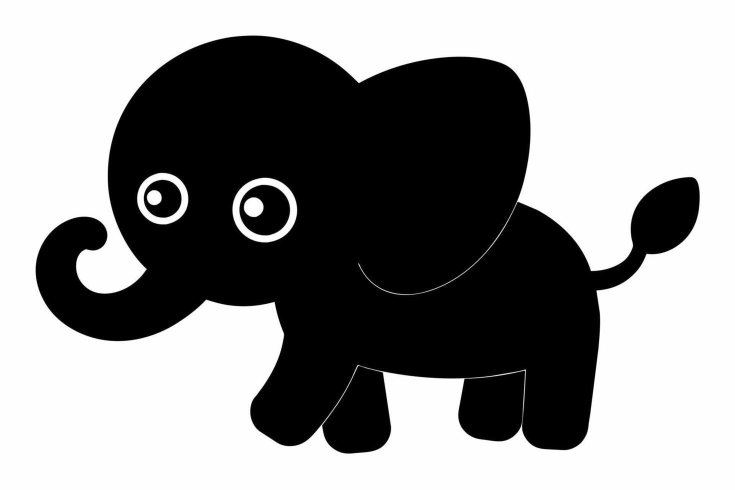
#> input picture data/elephant.jpg, 1470 x 980 px (shown at 1/2 size)
$ jupyter execute wasserstein_tests.ipynb
#> lines starting #> are read from the running program, lines starting #| are printed output that depends on the picture
[cell 1]
import numpy as np
from PIL import Image
from scipy.ndimage import gaussian_filter

# Charger et convertir l'image en niveaux de gris
img1 = Image.open('data/elephant.jpg').convert('L')
#> img1 is the input picture: PIL image 1470x980 L; min 0, max 255, mean 144.2
img2 = Image.open('data/dent.jpg').convert('L')
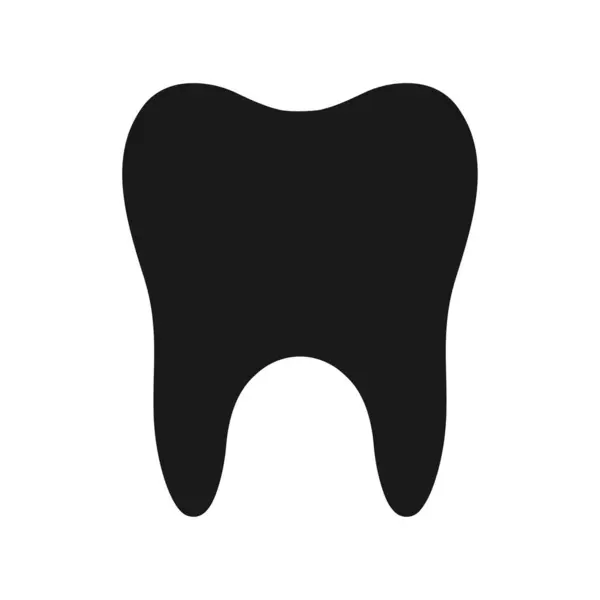
#> input picture data/dent.jpg, 600 x 600 px

# Définir une taille commune
new_size = (256, 256)

# Redimensionner les images à la taille définie
img1 = img1.resize(new_size)
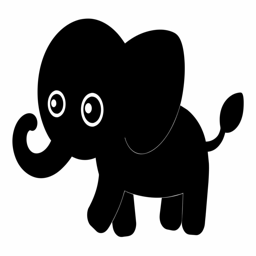
#> img1: PIL image 256x256 L; min 0, max 255, mean 144.3
img2 = img2.resize(new_size)
#> img2: PIL image 256x256 L

# Convertir en tableaux numpy
img1_np = np.array(img1)/255  # Normaliser pour que les valeurs soient dans [0, 1]
img2_np = np.array(img2)/255

[cell 2]
#Image.fromarray(v.astype('uint8'))

[cell 3]
# Initialisation des vecteurs de probabilités
v = np.ones_like(img1_np)
w = np.ones_like(img2_np)

# Définir les paramètres du noyau de chaleur (heat kernel)
gamma = 1  # Paramètre de régularisation

[cell 4]
# Fonction de convolution avec un noyau gaussien
def apply_heat_kernel(image, sigma):
    return gaussian_filter(image, sigma=sigma) #renvoie le tableau

# Paramètre du noyau de diffusion (dépend du paramètre de régularisation γ)
sigma = np.sqrt(gamma / 2)

[cell 5]
# Fonction pour les itérations de Sinkhorn
def sinkhorn_iterations(mu0, mu1, iterations=100):
#> called with mu0 = array of shape (65536,), mu1 = array of shape (65536,), iterations = 100
    v = np.ones_like(mu0)
    w = np.ones_like(mu1)

    for i in range(iterations):
        v = mu0 / apply_heat_kernel(w, sigma)
        w = mu1 / apply_heat_kernel(v, sigma)

    return v, w

# Appliquer les itérations
mu0_flat = img1_np.ravel()
mu1_flat = img2_np.ravel()
v, w = sinkhorn_iterations(mu0_flat, mu1_flat)

[cell 6]
#Image.fromarray(v.astype('uint8'))

[cell 7]
def kl_divergence(mu0, mu1, v, w):
    return gamma * (np.sum(mu0 * np.log(v)) + np.sum(mu1 * np.log(w)))

# Calculer la divergence KL
wasserstein_distance = kl_divergence(mu0_flat, mu1_flat, v, w)
#> wasserstein_distance = nan
print(f"Convolutional Wasserstein Distance: {wasserstein_distance}")
#| Convolutional Wasserstein Distance: nan
